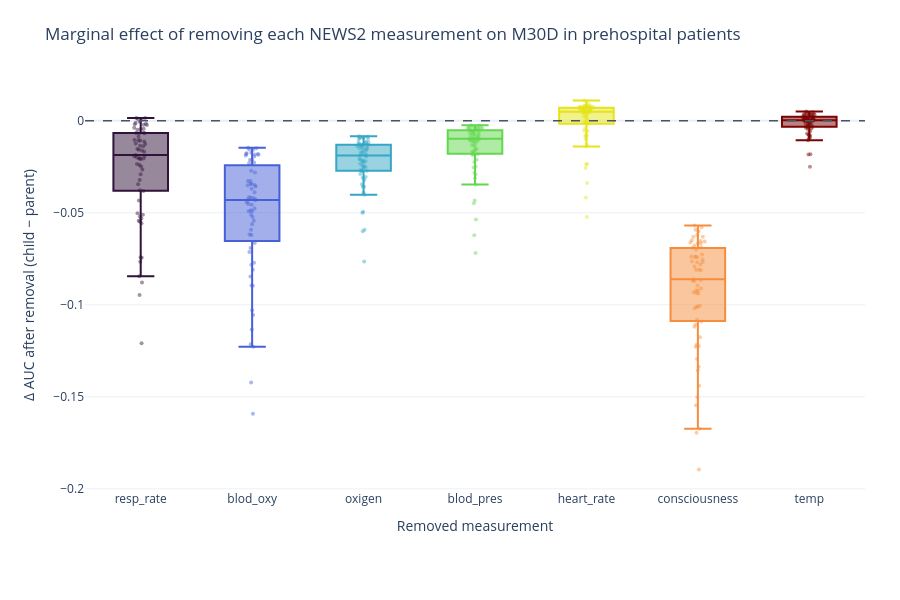

The code cell stored with this chart in its notebook:
### Code cell
save_subset_plot(
    make_marginal_ablation_plot(
    results_m30d_pre, FEATURES, title='M30D in prehospital patients'
    ),
    "m30d_pre_boxplots", "boxplots",
)
